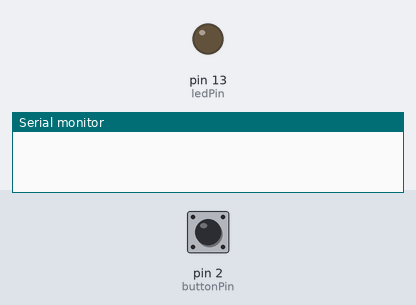
This sketch was run on a simulated Arduino Uno, built with avr-gcc and run on an emulated ATmega328P. Parts: output pins drawn as LEDs (lit = HIGH), the last lines printed to the serial monitor. The test bench sets the inputs (shaded band); at power-on: pin 2 (buttonPin) LOW.

Above: at 1.2 s.
1.3 s: pin 2 (buttonPin) pulled HIGH for 0.15 s
At 1.42 s:
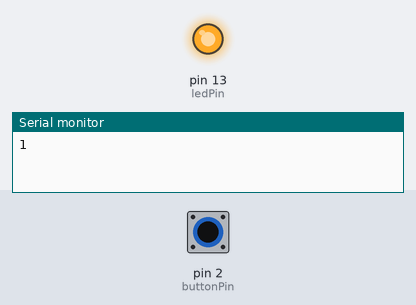
2.9 s: pin 2 (buttonPin) pulled HIGH for 3.2 s
At 7.4 s:
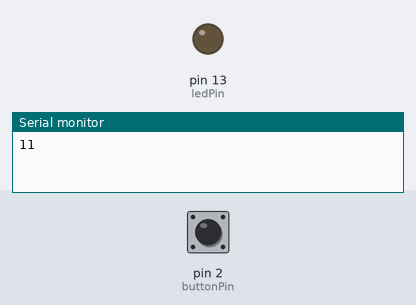
Timing chart, 0 to 8.9 s (numbered marks = the images above; inputs shaded):
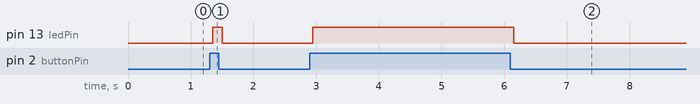

The sketch:

controller.ino
```cpp
const int buttonPin = 2;
const int ledPin = 13;

int buttonState = LOW;
int lastButtonState = LOW;
int printed = 0;

long lastDebounceTime = 0;
long debounceDelay = 50;

void setup() {
  Serial.begin(9600);
  while(!Serial);
  pinMode(buttonPin, INPUT);
  pinMode(ledPin, OUTPUT);
}

void loop() {
  int reading = digitalRead(buttonPin);

  if (reading != lastButtonState) {
    lastDebounceTime = millis();
  }

  if ((millis() - lastDebounceTime) > debounceDelay) {
    buttonState = reading;
  }

  digitalWrite(ledPin, buttonState);
  if(buttonState == HIGH && printed != 1) {
    Serial.print('1');
    printed = 1;
  }

  if(buttonState == LOW) {
    printed = 0;
  }

  lastButtonState = reading;
}
```

Measured:
- after the input at 1.3 s, pin 13 (ledPin): LOW → HIGH after 0.05 s, → LOW 0.15 s later
- after the input at 2.9 s, pin 13 (ledPin): LOW → HIGH after 0.05 s, → LOW 3.2 s later
